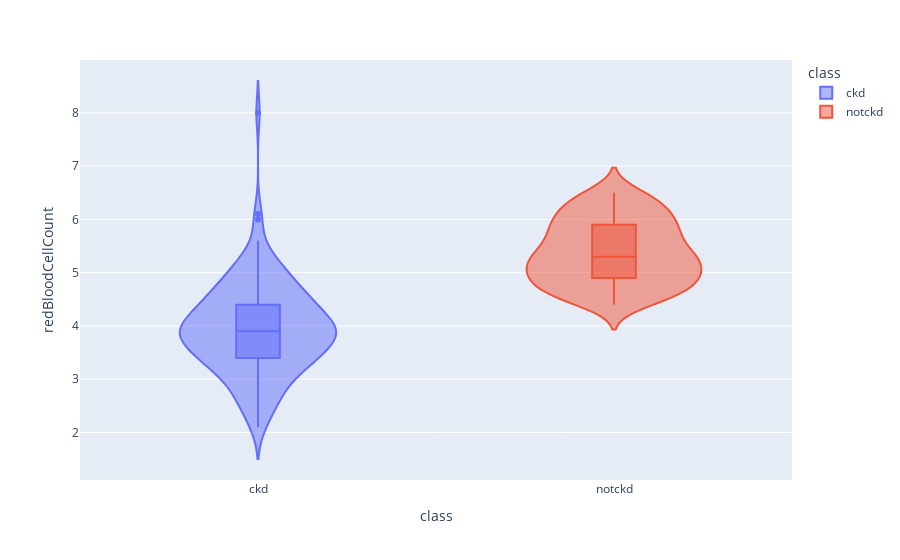

The cell this chart's notebook holds for it:
### Code cell
violinPlot('redBloodCellCount')

### Figure 1 — Plotly figure (JSON) as saved in the notebook; plotly's stock layout.template omitted (floating-point values rounded to 4 significant figures; data arrays with more than 128 entries replaced by an {"elided": "..."} marker saying what was removed)
{"data": [{"alignmentgroup": "True", "box": {"visible": true}, "hovertemplate": "class=%{x}<br>redBloodCellCount=%{y}<extra></extra>", "legendgroup": "ckd", "marker": {"color": "#636efa"}, "name": "ckd", "offsetgroup": "ckd", "orientation": "v", "scalegroup": "True", "showlegend": true, "type": "violin", "x": {"elided": "250 str values"}, "x0": " ", "xaxis": "x", "y": {"elided": "250 float values"}, "y0": " ", "yaxis": "y"}, {"alignmentgroup": "True", "box": {"visible": true}, "hovertemplate": "class=%{x}<br>redBloodCellCount=%{y}<extra></extra>", "legendgroup": "notckd", "marker": {"color": "#EF553B"}, "name": "notckd", "offsetgroup": "notckd", "orientation": "v", "scalegroup": "True", "showlegend": true, "type": "violin", "x": {"elided": "150 str values"}, "x0": " ", "xaxis": "x", "y": {"elided": "150 float values"}, "y0": " ", "yaxis": "y"}], "layout": {"legend": {"title": {"text": "class"}, "tracegroupgap": 0}, "margin": {"t": 60}, "violinmode": "overlay", "xaxis": {"anchor": "y", "categoryarray": ["ckd", "notckd"], "categoryorder": "array", "domain": [0, 1], "title": {"text": "class"}}, "yaxis": {"anchor": "x", "domain": [0, 1], "title": {"text": "redBloodCellCount"}}}}
